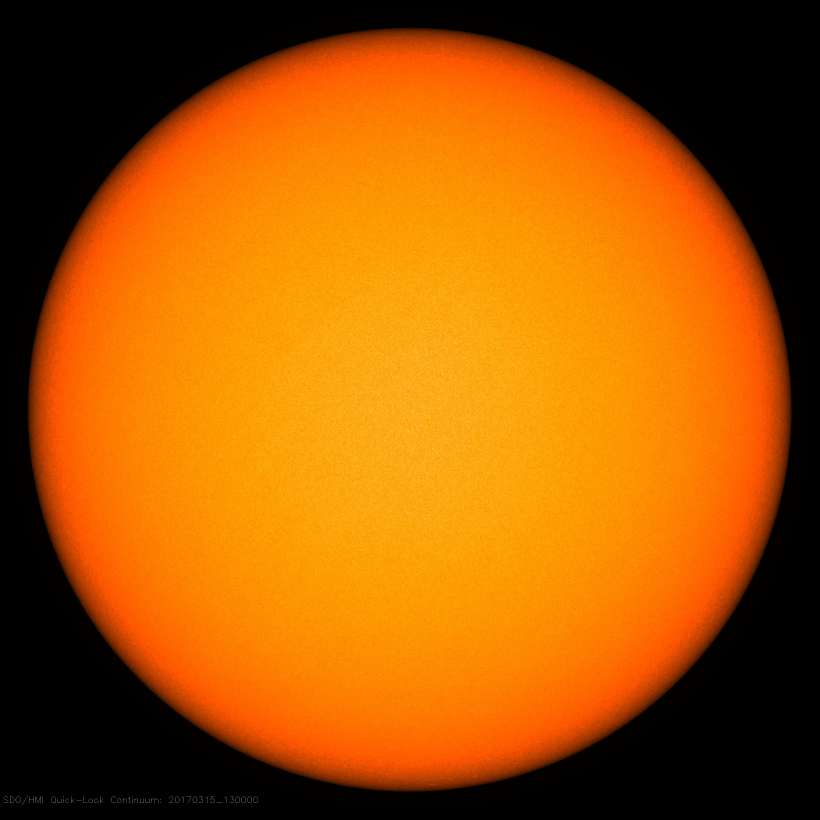
#> input picture testing/20170315_130000_4096_HMIIC.jpg, 4096 x 4096 px (shown at 1/5 size)
$ python main.py --image testing/20170315_130000_4096_HMIIC.jpg   (older library calls are emulated)
#> lines starting #> are read from the running program, lines starting #| are printed output that depends on the picture; after the words box and inside, x2 and y2 are one past the last pixel; in counts of white or black regions, pixels touching at a corner belong together
### detection.py
"""
TODO
----
The module should choose backend based on availability (see #22).

"""
import cv2
import numpy as np


def detect_disk(img, threshold):
    """Determine the center and radius of a solar disk in an image.

    Parameters
    ----------
    img : numpy.ndarray
        Greyscale image containing a full, single solar disk against a
        background that is below `threshold`.
    threshold : int
        Minimum brightness threshold to be considered part of the solar disk.

    Returns
    -------
    disk attributes tuple of ints
        Center coordinates and radius of the largest disk found in `img`.

    Raises
    ------
    TypeError
        If `img` is not a single channel numpy.ndarray image.
    RuntimeError
        If no disk is found in `img`.

    TODO
    ----
    Should maybe return None instead of raising an exception.

    """
    if not isinstance(img, np.ndarray) or img.ndim > 2:
        raise TypeError("Expected single channel (grayscale) image.")

    blur = cv2.GaussianBlur(img, (5, 5), 0)
    mask = cv2.inRange(blur, threshold, 255)
    img_mod, contours, hierarchy = cv2.findContours(mask, cv2.RETR_EXTERNAL,
                                                    cv2.CHAIN_APPROX_SIMPLE)
    # Determine and use the biggest contour found.
    x = None
    y = None
    r = 0
    for cnt in contours:
        (c_x, c_y), c_r = cv2.minEnclosingCircle(cnt)
        if c_r > r:
            x = c_x
            y = c_y
            r = c_r
    # print("Number of contours found: {}".format(len(contours)))
    # cv2.imwrite("out/disk_analyzer/mask.png", mask)
    # cv2.imwrite("out/disk_analyzer/circled_contours.png", img)
    if x is None:
        raise RuntimeError("No disk detected in the image.")
    return round(x), round(y), round(r)

### profile.py
import numpy as np


def _polar_to_cart(r, theta, center):

    x = r * np.cos(theta) + center[0]
    y = r * np.sin(theta) + center[1]
    return x, y


def extract_stack(img, disk_attr, num_slices):
    """Extract a stack of radial slices from a disk.

    Parameters
    ----------
    img : numpy.ndarray
        Image containing a full (solar) disk.
    disk_attr : tuple of ints
        Center coordinates and radius of the disk contained in `img` (x,y,r).
    num_slices : int
        Number of equally spaced radial slices to extract from the disk.

    Returns
    -------
    stack: numpy.ndarray
        Stack of width `disk_attr[2]` (disk radius) and height `num_slices`.
        Slices are kept in order

    Notes
    -----
    The slices are stacked in order, going clockwise from positive horizontal.
    No interpolation is performed.

    TODO
    ----
    Accuracy/"straightness" could potentially be improved by rounding rather
    than truncating the output of the polar to Cartesian transformation.

    """
    x, y, r = disk_attr

    theta, radial = np.meshgrid(np.linspace(0, 2*np.pi, num_slices),
                                np.arange(0, r))

    x_cart, y_cart = _polar_to_cart(radial, theta, (x, y))
    x_cart = x_cart.astype(int)
    y_cart = y_cart.astype(int)

    if img.ndim == 3:
        stack = img[y_cart, x_cart, :]
        stack = np.reshape(stack, (r, num_slices, 3))
    else:
        stack = img[y_cart, x_cart]
        stack = np.reshape(stack, (r, num_slices))

    return stack.swapaxes(0, 1)


def clean_stack(stack, m=1.):
    """Reject outlier slices (noisy rows) from a stack.

    Parameters
    ----------
    stack : numpy.ndarray
        Radial slices stacked as rows.
    m : int, optional
        Exclusion threshold. See notes below for more information.

    Returns
    -------
    stack : numpy.ndarray
        Version of the input stack with outliers removed.

    Notes
    -----
    Uses http://www.itl.nist.gov/div898/handbook/eda/section3/eda35h.htm
    through http://stackoverflow.com/questions/11686720/is-there-a-numpy-
    builtin-to-reject-outliers-from-a-list

    TODO
    ----
    Consider user selectable mode (MAD & percentile).

    """
    avg = stack.mean(axis=1)  # Mean average of each slice (row).
    ad = np.abs(avg - np.median(avg))  # Absolute deviation from median.
    mad = np.median(ad)
    s = ad/mad if mad else 0.
    stack = stack[s < m]

    #  Alternative percentile approach kept for future testing:
    # avg = stack.mean(axis=1)
    # percentiles = np.percentile(avg, (30, 70))
    # mask = np.logical_and(avg >= percentiles[0], avg <= percentiles[1])
    return stack


def compress_stack(stack, inner_region=0.2):
    """Derive an average intensity profile (slice) from the entire stack.

    Parameters
    ----------
    stack : np.ndarray
        Stack of intensity slices from which to create the average profile.
    inner_region : float, optional
        Fraction of the profile (from disk center) that should be used in
        estimating the center intensity.

    Returns
    -------
    profile : numpy.ndarray
        An average intensity profile from the sun's center to its limb.

    Notes
    -----
    Replacing the center value is inspired by the approach used by the
    Global H-alpha network, and is done to counteract the fact that the
    center value is unique (same in all slices, therefore not affected by
    stack averaging). If left untouched the center could take any value
    between the local minima and maxima, which would be likely to lead to
    skewed results for subsequent analysis (e.g. model fitting).

    TODO
    ----
    Center value should arguably be substituted through a weighted average
    since variance is lower towards the center?

    """
    profile = np.median(stack, axis=0)
    slice_size = len(profile)
    inner = round(slice_size * inner_region)
    profile[0] = np.median(stack[:, 1:inner])

    return profile

### util.py
import argparse
import os

import cv2

import models
import profile


# [63 lines left out: functions plot_correction, overlay_mec, _pos_int, _uint8, _str2bool, not called in this run]


def parse_input(config):
    ap = argparse.ArgumentParser(
        formatter_class=argparse.ArgumentDefaultsHelpFormatter,
        description="Model and correct for limb darkening in a solar image.")
    ap.add_argument("-i", "--image",
                    required=True,
                    help="Path to a jpg or png solar image file.")
    ap.add_argument("-o", "--operation",
                    choices=config["operations"],
                    default=config["operations"][0],
                    help="Action to perform.")
    ap.add_argument("-s", "--slices",
                    type=_pos_int,
                    default=config["slices"],
                    help="Number of slices to average to create the intensity "
                         "profile.")
    ap.add_argument("-t", "--threshold",
                    type=_uint8,
                    default=config["threshold"],
                    help="Brightness threshold for the solar disk (uint8).")
    ap.add_argument("-b", "--bias",
                    type=_uint8,
                    default=config["bias"],
                    help="Brightness bias for the correction (uint8).")
    ap.add_argument("-d", "--debug",
                    type=_str2bool,
                    nargs="?",
                    const=True,
                    default=config["debug"],
                    help="Provide intermediary output to the debug directory.")
    ap.add_argument("-m", "--model",
                    choices=config["models"],
                    default=config["models"][0],
                    help="How to model the limb darkening.")
    ap.add_argument("-p", "--model_parameter",
                    help="Model parameters, e.g. degree for polynomial.")
    ap.add_argument("-r", "--reference_model",
                    choices=config["reference_models"],
                    const=None,
                    help="Whether and which reference model to plot.")
    ap.add_argument("-P", "--plot_correction",
                    type=_str2bool,
                    nargs="?",
                    const=True,
                    default=config["plot_correction"],
                    help="Feed correction back to assess flatness.")
    ap.add_argument("-I", "--interactive_plot",
                    type=_str2bool,
                    nargs="?",
                    const=True,
                    default=config["interactive_plot"],
                    help="Show instead of saving plots.")
    ap.add_argument("-S", "--separate_dir",
                    type=_str2bool,
                    nargs="?",
                    const=True,
                    default=config["separate_dir"],
                    help="Generate separate output directories per image.")
    ap.add_argument("--out_dir",
                    default=config["out_dir"],
                    help="Path to a custom output directory.")
    ap.add_argument("--debug_dir",
                    default=config["debug_dir"],
                    help="Path to a custom debug directory.")
    args = vars(ap.parse_args())

    if not os.path.isfile(args['image']):
        raise argparse.ArgumentTypeError(
            "{} is not a path to a file.".format(args['image']))

    return args


def generate_output_paths(args):
    basename = os.path.basename(args['image'])
    root, ext = os.path.splitext(basename)
    out_dir = args["out_dir"]
    if args["separate_dir"]:
        out_dir = os.path.join(out_dir, root)
    os.makedirs(out_dir, exist_ok=True)

    paths = {
        'intensity': "{}/{}_intensity{}".format(out_dir, root, ext),
        'corrected': "{}/{}_corrected_{}{}".format(out_dir, root, args['bias'],
                                                   ext),
        'plot': "{}/{}_plot.png".format(out_dir, root)
    }

    if args['debug']:
        print("Debug mode active.")
        debug_dir = args["debug_dir"] or args["out_dir"]
        if args["separate_dir"]:
            debug_dir = os.path.join(debug_dir, root)
        os.makedirs(debug_dir, exist_ok=True)
        paths['stack'] = "{}/{}_stack{}".format(debug_dir, root, ext)
        paths['stack_clean'] = "{}/{}_stack_clean{}".format(debug_dir, root,
                                                            ext)
        paths['mec'] = "{}/{}_mec{}".format(debug_dir, root, ext)

    return paths

### main.py
"""

TODO
----
Check if cv2.imwrite supports varying quality, and if so, render debug
stuff in lower quality.

Change all single quotes to double quotes.

"""
import os

import cv2

import util
import correction
import detection
import models
import plotting
import profile

config = {
    "debug": False,
    "operations": ['all', 'correct', 'model'],
    "threshold": 10,
    "slices": 1000,
    "bias": 128,
    "models": list(models.models.keys()),
    "reference_models": list(models.reference_models.keys()),
    "plot_correction": True,
    "interactive_plot": False,
    "out_dir": "./out",
    "debug_dir": None,
    "separate_dir": True,
}


def main():
    args = util.parse_input(config)
    paths = util.generate_output_paths(args)

    image = cv2.imread(args['image'])
#> image is the input picture: shape (4096, 4096, 3); mean B, G, R 2.9, 86.4, 165.4
    if image is None:
        raise TypeError(
            "{} not recognized as a jpg or png image.".format(args['image']))

    if image.ndim > 2:
        gray = cv2.cvtColor(image, cv2.COLOR_BGR2GRAY)
    else:
        gray = image.copy()

    # Detect the solar disk.
    disk_attr = detection.detect_disk(gray, args['threshold'])
#> in detect_disk, `mask = cv2.inRange(blur, threshold, 255)`:
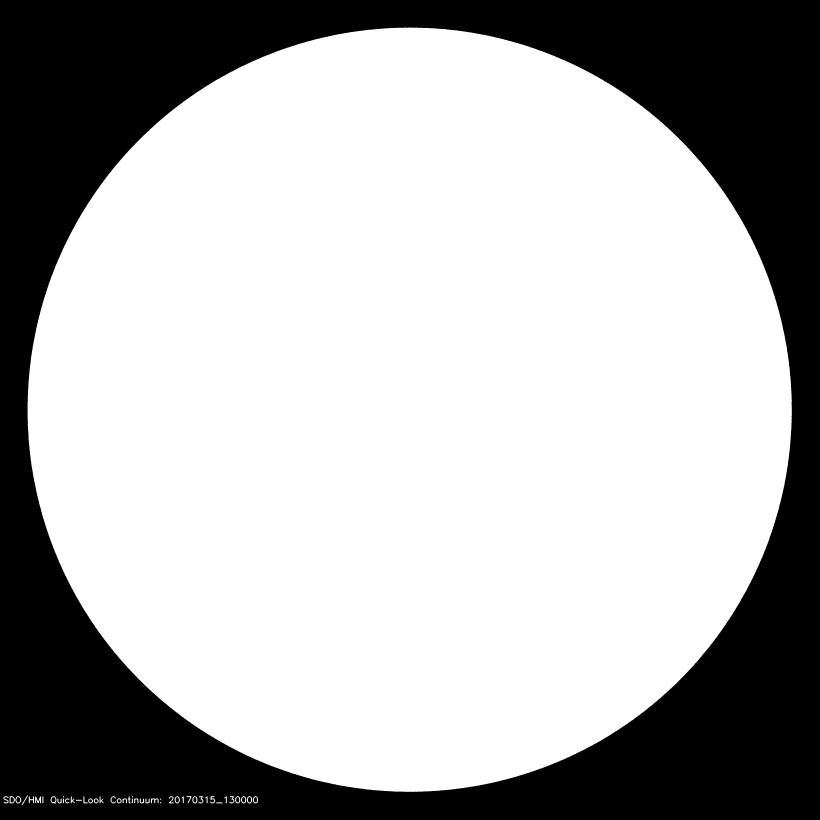
#> mask: shape (4096, 4096) (shown at 1/5 size); 68.4% white; 13 black regions
#> in detect_disk, `img_mod, contours, hierarchy = cv2.findContours(mask, cv2.RETR_EXTERNA..`: contours = 46 contours; largest, box (x1, y1, x2, y2) and area: (138, 138, 3959, 3959) 11460476, (253, 3981, 282, 4018) 782, (77, 3981, 106, 4017) 773, (48, 3981, 74, 4017) 764, (1264, 3981, 1290, 4017) 705
#> the loop in detect_disk, `for cnt in contours:` made 46 passes
#> (c_x, c_y, c_r, x, y, r) on passes 1, 10, 45, 46: (1096.5, 4014, 15.53, 1096.5, 4014, 15.53), (773.5, 4004, 21.03, 773.5, 4004, 21.03), (123.5, 4001, 28.04, 123.5, 4001, 28.04), (2047.7, 2048, 1911.1, 2047.7, 2048, 1911.1)
#> after the loop in detect_disk, `for cnt in contours:`: r = 1911.1; x = 2047.7; y = 2048
#> disk_attr = (2048, 2048, 1911)
    if args['debug']:
        print("MEC x: {}, y: {}, r: {}".format(disk_attr[0], disk_attr[1],
                                               disk_attr[2]))
        image = util.overlay_mec(image, disk_attr)
        cv2.imwrite(paths["mec"], image, (cv2.IMWRITE_JPEG_QUALITY, 50,
                                          cv2.IMWRITE_PNG_COMPRESSION, 6))

    # Create the slice stack.
    stack = profile.extract_stack(gray, disk_attr, args['slices'])
#> in extract_stack, `x, y, r = disk_attr`: x = 2048; r = 1911
#> in _polar_to_cart, `x = r * np.cos(theta) + center[0]`:
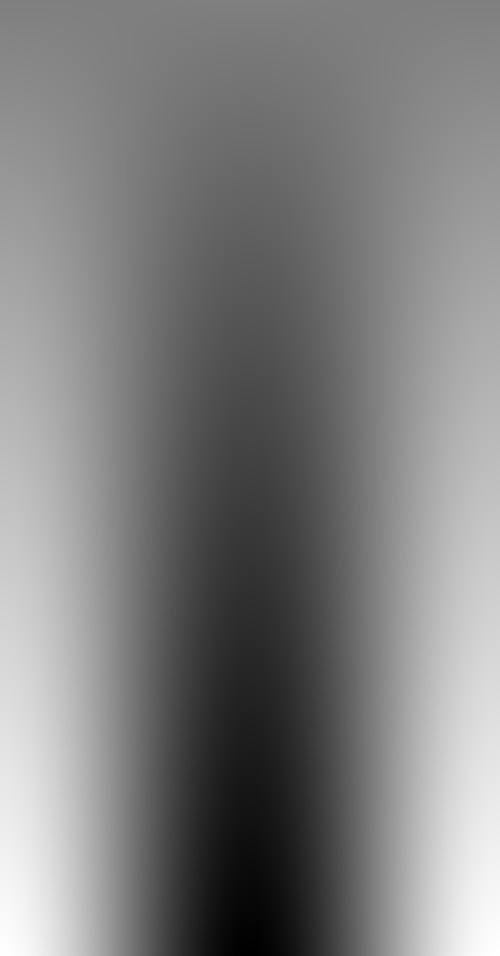
#> x: shape (1911, 1000) float64 (shown at 1/2 size); min 138, max 3958, mean 2049; drawn with min black and max white
#> in _polar_to_cart, `x = r * np.cos(theta) + center[0]`:
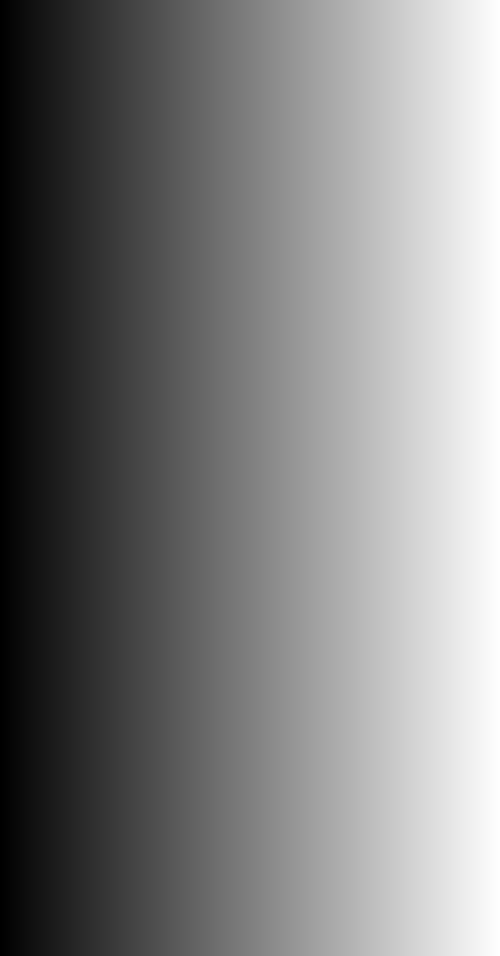
#> theta: shape (1911, 1000) float64 (shown at 1/2 size); min 0, max 6.28, mean 3.14; drawn with min black and max white
#> in _polar_to_cart, `y = r * np.sin(theta) + center[1]`:
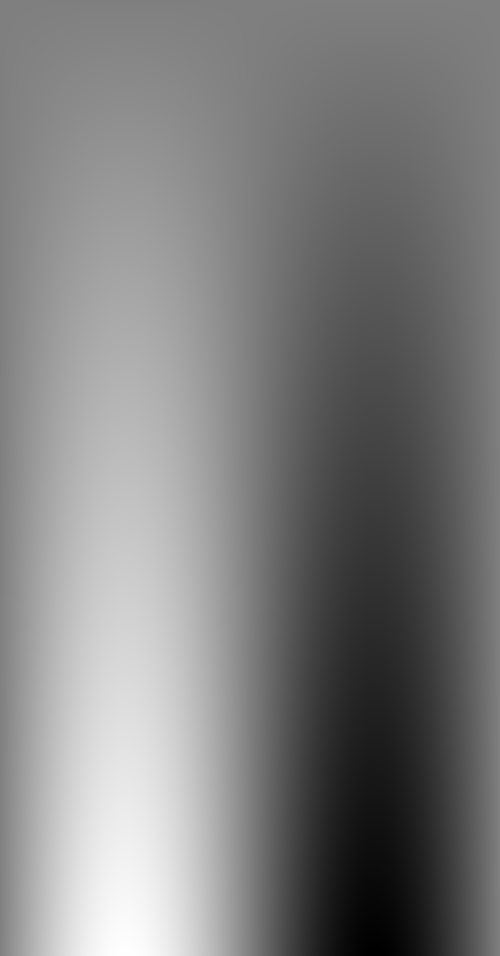
#> y: shape (1911, 1000) float64 (shown at 1/2 size); min 138, max 3958, mean 2048; drawn with min black and max white
#> in extract_stack, `x_cart, y_cart = _polar_to_cart(radial, theta, (x, y))`:
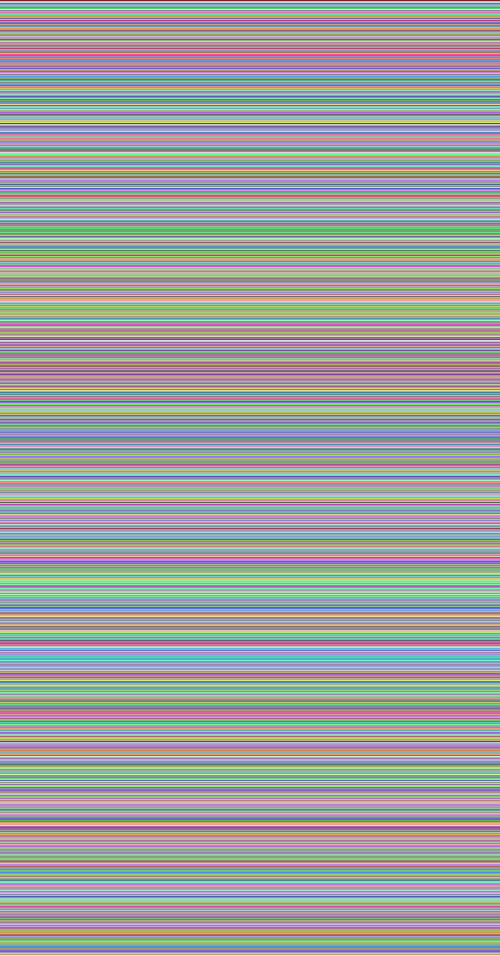
#> radial: shape (1911, 1000) int64 (shown at 1/2 size); 1911 distinct labels, from 0 to 1910; one colour per label, 0 black
#> in extract_stack, `return stack.swapaxes(0, 1)`:
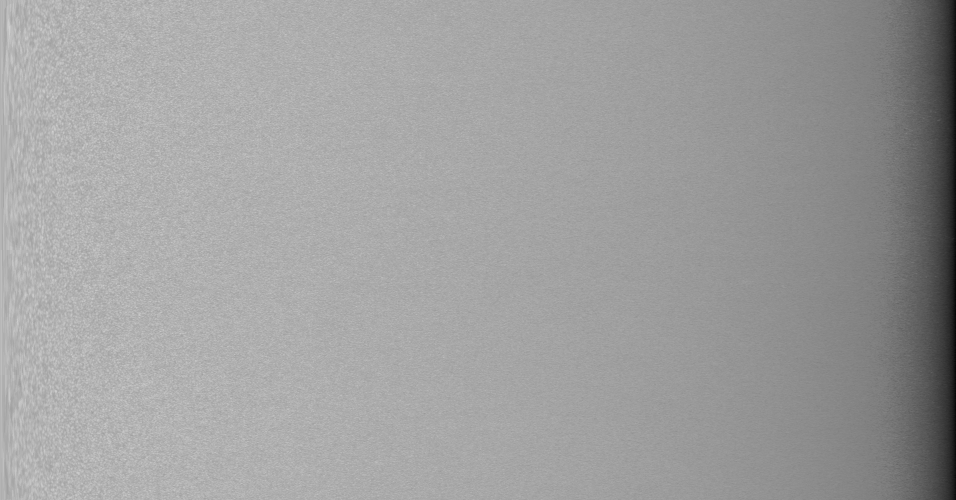
#> returned value: shape (1000, 1911) (shown at 1/2 size); min 3, max 212, mean 158.6
    stack_clean = profile.clean_stack(stack)
#> in clean_stack, `avg = stack.mean(axis=1)`: avg = 1000 values, max 159.7 at index 229, min 157.5 at index 567, mean 158.6
#> in clean_stack, `ad = np.abs(avg - np.median(avg))`: ad = 1000 values, max 1.12 at index 567, min 0 at index 414, mean 0.306
#> in clean_stack, `mad = np.median(ad)`: mad = 0.251
#> in clean_stack, `s = ad/mad if mad else 0.`: s = 1000 values, max 4.46 at index 567, min 0 at index 414, mean 1.22
#> in clean_stack, `stack = stack[s < m]`:
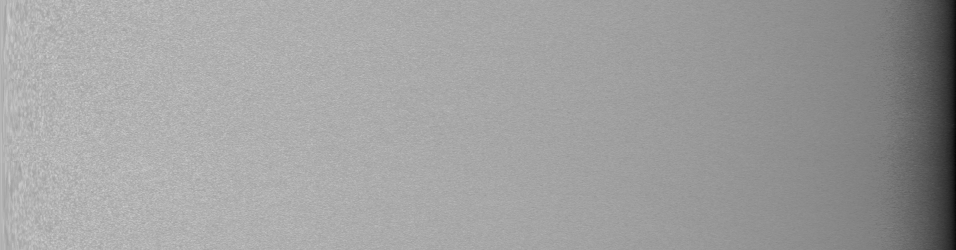
#> stack: shape (500, 1911) (shown at 1/2 size); min 3, max 212, mean 158.6
    # Average the stack to create an intensity profile.
    intensity_profile = profile.compress_stack(stack_clean)
#> in compress_stack, `profile = np.median(stack, axis=0)`: profile = 1911 values, max 184 at index 2, min 13 at index 1910, mean 158.3
#> in compress_stack, `slice_size = len(profile)`: slice_size = 1911
#> in compress_stack, `inner = round(slice_size * inner_region)`: inner = 382
#> intensity_profile has the same summary as profile in compress_stack
    if args['debug']:
        print("Slices: {}".format(len(stack)))
        print("Slices dropped: {}".format(len(stack) - len(stack_clean)))
        stack = cv2.cvtColor(stack, cv2.COLOR_GRAY2BGR)
        stack = cv2.line(stack, (disk_attr[2]-1, 0),
                         (disk_attr[2]-1, stack.shape[0]), (0, 255, 0))
        cv2.imwrite(paths['stack'], stack)
        print("Slice stack saved to {}".format(paths['stack']))
        stack_clean = cv2.cvtColor(stack_clean, cv2.COLOR_GRAY2BGR)
        stack_clean = cv2.line(stack_clean, (disk_attr[2]-1, 0),
                               (disk_attr[2]-1, stack_clean.shape[0]),
                               (0, 255, 0))
        cv2.imwrite(paths['stack_clean'], stack_clean)
        print("Clean slice stack saved to {}".format(paths['stack_clean']))

    model = models.models[args["model"]]()
    model.fit(intensity_profile, args["model_parameter"])
    print("Model coefficients: {}".format(model.coefs_str()))

    corrected = None
    if args['operation'] in ('all', 'correct'):
        # Apply flat-field correction.
        corrected = correction.correct_disk(gray, disk_attr, args['bias'],
                                            model)
        cv2.imwrite(paths['corrected'], corrected)
        print("Corrected image saved to {}".format(paths['corrected']))

    if args['operation'] in ('all', 'model'):
        # Plot intensity profile together with computed model.
        img_name = os.path.basename(args['image'])
        plotter = plotting.Plotter(img_name, paths['plot'])
        plotter.plot_profile(intensity_profile, zorder=2)
        plotter.plot_model("Fitted", model, zorder=3)

        if args["reference_model"] is not None:
            ref = models.reference_models[args["reference_model"]]
            reference_model = ref[0]()
            reference_model.coefs = ref[2]
            plotter.plot_model(ref[1], reference_model, zorder=2, color='g',
                               linestyle=':')

        if args['plot_correction'] and corrected is not None:
            util.plot_correction(corrected, disk_attr, args, plotter)

        if args['interactive_plot']:
            plotter.show()
        else:
            plotter.save()
            print("Intensity profile plot saved to {}".format(paths['plot']))


if __name__ == "__main__":
    main()
#> (the call stopped at in main, `model = models.models[args["model"]]()`: models is not available in this run)
